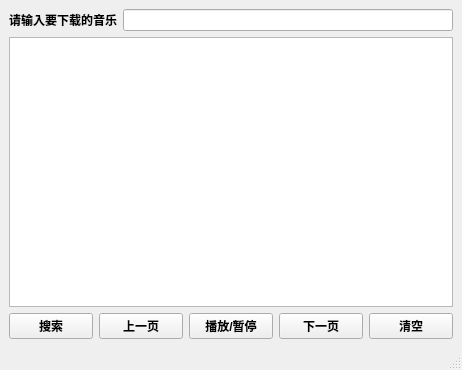
<?xml version="1.0" encoding="UTF-8"?>
<ui version="4.0">
 <class>MainWindow</class>
 <widget class="QMainWindow" name="MainWindow">
  <property name="geometry">
   <rect>
    <x>0</x>
    <y>0</y>
    <width>462</width>
    <height>370</height>
   </rect>
  </property>
  <property name="windowTitle">
   <string>Music Player</string>
  </property>
  <widget class="QWidget" name="centralwidget">
   <layout class="QVBoxLayout" name="verticalLayout">
    <item>
     <layout class="QHBoxLayout" name="horizontalLayout">
      <item>
       <widget class="QLabel" name="label">
        <property name="font">
         <font>
          <weight>75</weight>
          <bold>true</bold>
         </font>
        </property>
        <property name="text">
         <string>请输入要下载的音乐</string>
        </property>
        <property name="textFormat">
         <enum>Qt::AutoText</enum>
        </property>
        <property name="wordWrap">
         <bool>false</bool>
        </property>
       </widget>
      </item>
      <item>
       <widget class="QLineEdit" name="lineEdit"/>
      </item>
     </layout>
    </item>
    <item>
     <widget class="QListWidget" name="listWidget"/>
    </item>
    <item>
     <layout class="QHBoxLayout" name="horizontalLayout_2">
      <item>
       <widget class="QPushButton" name="pushButton">
        <property name="font">
         <font>
          <weight>75</weight>
          <bold>true</bold>
         </font>
        </property>
        <property name="text">
         <string>搜索</string>
        </property>
       </widget>
      </item>
      <item>
       <widget class="QPushButton" name="pushButton_2">
        <property name="font">
         <font>
          <weight>75</weight>
          <bold>true</bold>
         </font>
        </property>
        <property name="text">
         <string>上一页</string>
        </property>
       </widget>
      </item>
      <item>
       <widget class="QPushButton" name="pushButton_3">
        <property name="font">
         <font>
          <weight>75</weight>
          <bold>true</bold>
         </font>
        </property>
        <property name="text">
         <string>播放/暂停</string>
        </property>
       </widget>
      </item>
      <item>
       <widget class="QPushButton" name="pushButton_4">
        <property name="font">
         <font>
          <weight>75</weight>
          <bold>true</bold>
         </font>
        </property>
        <property name="text">
         <string>下一页</string>
        </property>
       </widget>
      </item>
      <item>
       <widget class="QPushButton" name="pushButton_5">
        <property name="font">
         <font>
          <weight>75</weight>
          <bold>true</bold>
         </font>
        </property>
        <property name="text">
         <string>清空</string>
        </property>
       </widget>
      </item>
     </layout>
    </item>
   </layout>
  </widget>
  <widget class="QStatusBar" name="statusbar"/>
 </widget>
 <resources/>
 <connections/>
</ui>
